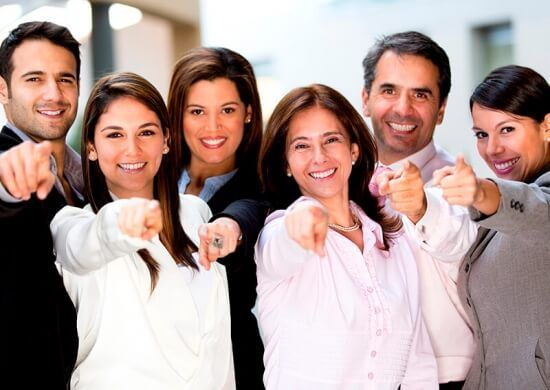
#> input picture _img/imagem.jpg, 550 x 390 px
$ jupyter execute 'Face Detection.ipynb'
#> lines starting #> are read from the running program, lines starting #| are printed output that depends on the picture; after the words box and inside, x2 and y2 are one past the last pixel; in counts of white or black regions, pixels touching at a corner belong together
[cell 1]
import numpy as np
import cv2 as cv

from matplotlib.pyplot import matplotlib as plt

[cell 2]
face_classifier = cv.CascadeClassifier('./_models/haarcascade_frontalface_default.xml')
eye_classifier = cv.CascadeClassifier('./_models/haarcascade_eye.xml')

[cell 3]
imagem = cv.imread('./_img/imagem.jpg')
#> imagem is the input picture: shape (390, 550, 3); mean B, G, R 148.3, 152.6, 174.4
imagem_gray = cv.cvtColor(imagem, cv.COLOR_BGR2GRAY)
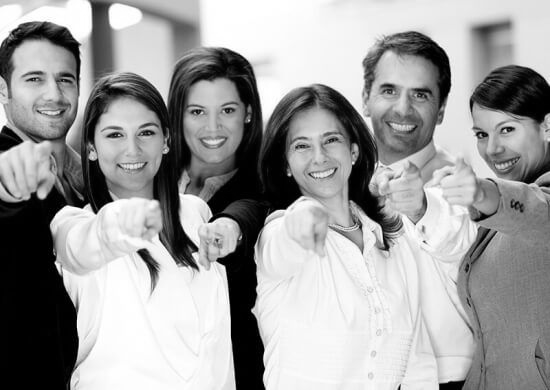
#> imagem_gray: shape (390, 550); min 0, max 255, mean 158.6

[cell 4]
imagem_gray

[cell 5]
faces = face_classifier.detectMultiScale(imagem_gray, 1.3, 5)
#> faces = [[177, 85, 72, 72], [461, 107, 66, 66], [279, 115, 77, 77], [10, 50, 79, 79], [360, 59, 87, 87], [88, 104, 82, 82]]

for (x, y, w, h) in faces:
    cv.rectangle(imagem, (x, y), (x+w, y+h), (0, 0, 255), 2)

    roi_gray = imagem_gray[y:y+h, x:x+w]
    roi_color = imagem[y:y+h, x:x+w]

    eyes = eye_classifier.detectMultiScale(roi_gray)

    for (ex, ey, ew, eh) in eyes:
        cv.rectangle(roi_color, (ex, ey), (ex + ew, ey + eh), (0, 0, 255), 2)
#> this loop made 6 passes
#> (x, y, w, h, eyes) on passes 1 to 6: (177, 85, 72, 72, [[39, 15, 23, 23], [8, 16, 22, 22]]), (461, 107, 66, 66, [[34, 11, 23, 23], [9, 18, 21, 21]]), (279, 115, 77, 77, [[40, 16, 23, 23], [11, 21, 22, 22]]), (10, 50, 79, 79, [[12, 18, 24, 24], [44, 21, 20, 20]]), (360, 59, 87, 87, [[16, 19, 25, 25], [48, 24, 24, 24]]), (88, 104, 82, 82, [[47, 19, 23, 23], [15, 20, 22, 22]])
#> pass 1, `roi_gray = imagem_gray[y:y+h, x:x+w]`:
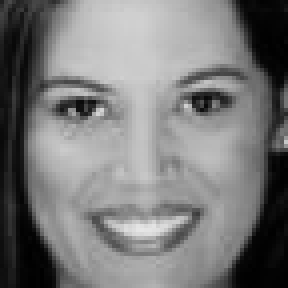
#> roi_gray: shape (72, 72) (shown 4 times larger); min 0, max 230, mean 121.8
#> pass 1, `roi_color = imagem[y:y+h, x:x+w]`:
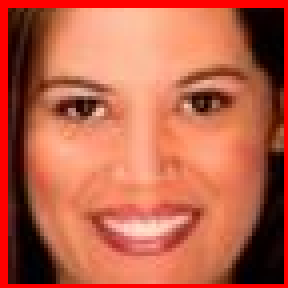
#> roi_color: shape (72, 72, 3) (shown 4 times larger); mean B, G, R 74, 98.3, 188.7
#> pass 2, `roi_gray = imagem_gray[y:y+h, x:x+w]`:
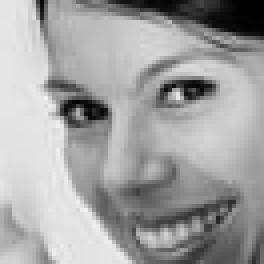
#> roi_gray: shape (66, 66) (shown 4 times larger); min 0, max 241, mean 161.8
#> pass 2, `roi_color = imagem[y:y+h, x:x+w]`:
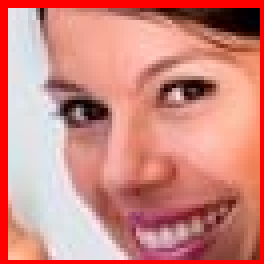
#> roi_color: shape (66, 66, 3) (shown 4 times larger); mean B, G, R 126.9, 134.7, 208
#> after the loop:
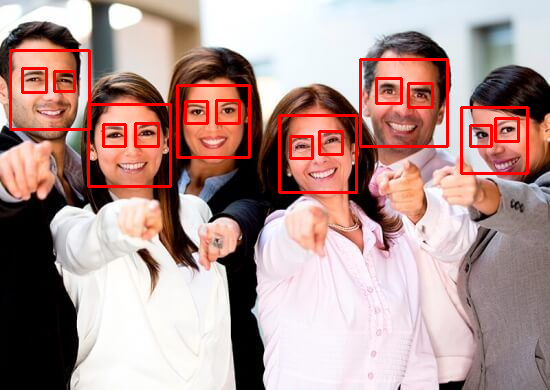
#> imagem: shape (390, 550, 3); 4.05% of pixels changed, all inside (x1, y1, x2, y2) = (9, 49, 529, 194)
#> after the loop:
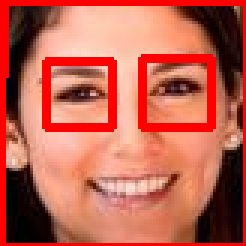
#> roi_color: shape (82, 82, 3) (shown 3 times larger); mean B, G, R 80.7, 97.7, 190.2
#> after the loop:
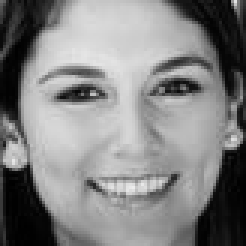
#> roi_gray: shape (82, 82) (shown 3 times larger); min 0, max 236, mean 130.7
